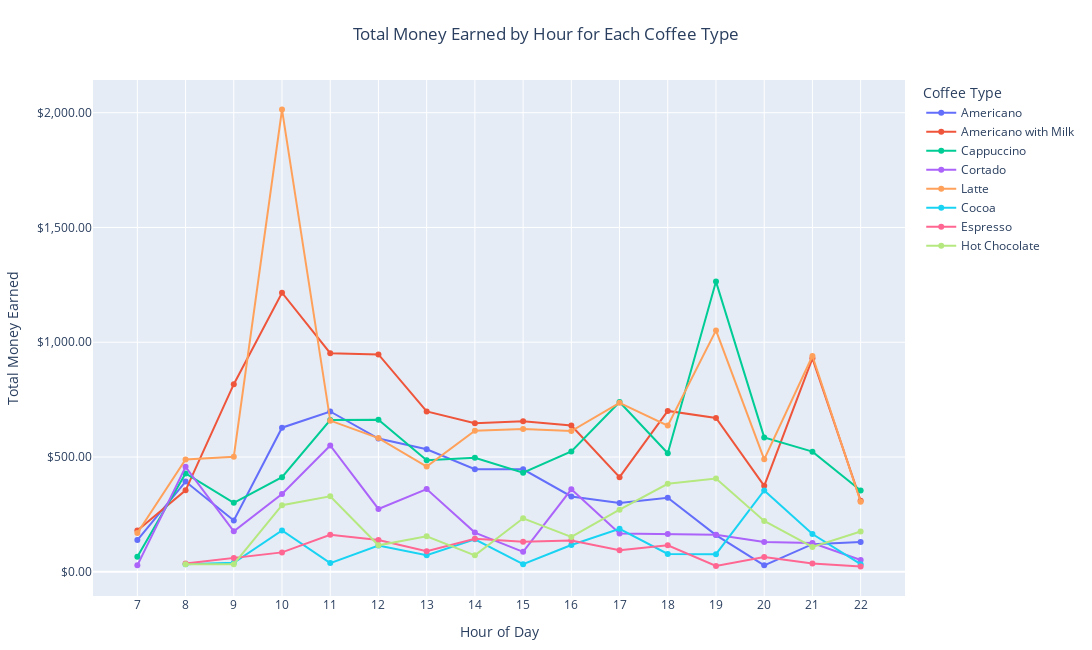

The cell this chart's notebook holds for it:
### Markdown cell above
<h1 style="color: #774936; font-size: 18px; font-weight: 500">&#9749; Total Money Earned by Hour for Each Coffee Type &#9749;</h1>

### Code cell
df_hourly = df.groupby(['hour', 'coffee_name'])['money'].sum().reset_index()

fig = px.line(df_hourly, x='hour', y='money', color='coffee_name',
              labels={'hour': 'Hour of Day', 'money': 'Total Money Earned', 'coffee_name': 'Coffee Type'},
              title='Total Money Earned by Hour for Each Coffee Type',
              markers=True)

fig.update_layout(
    xaxis_title='Hour of Day',
    yaxis_title='Total Money Earned',
    xaxis=dict(tickmode='linear'),
    yaxis=dict(tickformat='$,.2f'),
    legend_title='Coffee Type',
    title_x=0.5
)

fig.update_layout(
    height=650,
    width=1300,
    margin=dict(t=80, b=40, l=40, r=40)
)

fig.update_traces(
    hoverlabel=dict(
        font=dict(
            color='#ffffff'
        )
    ),
    hovertemplate='<b>Hour:</b> %{x}<br><b>Total Money:</b> $%{y:.2f}<extra></extra>'
)

fig.update_layout(
    xaxis_title='Hour of Day',
    yaxis_title='Total Money Earned',
    xaxis=dict(tickmode='linear'),
    yaxis=dict(tickformat='$,.2f'),
    legend_title='Coffee Type',
    title_x=0.5
)

fig.show()

### Figure 1 — Plotly figure (JSON) as saved in the notebook; plotly's stock layout.template omitted (floating-point values rounded to 4 significant figures)
{"data": [{"hoverlabel": {"font": {"color": "#ffffff"}}, "hovertemplate": "<b>Hour:</b> %{x}<br><b>Total Money:</b> $%{y:.2f}<extra></extra>", "legendgroup": "Americano", "line": {"color": "#636efa", "dash": "solid"}, "marker": {"symbol": "circle"}, "mode": "lines+markers", "name": "Americano", "orientation": "v", "showlegend": true, "type": "scatter", "x": [7, 8, 9, 10, 11, 12, 13, 14, 15, 16, 17, 18, 19, 20, 21, 22], "xaxis": "x", "y": [137.9, 392.8, 223.0, 627.6, 698.2, 580.0, 533.4, 446.9, 446.1, 328.2, 299.4, 322.3, 159.8, 27.92, 120, 129.8], "yaxis": "y"}, {"hoverlabel": {"font": {"color": "#ffffff"}}, "hovertemplate": "<b>Hour:</b> %{x}<br><b>Total Money:</b> $%{y:.2f}<extra></extra>", "legendgroup": "Americano with Milk", "line": {"color": "#EF553B", "dash": "solid"}, "marker": {"symbol": "circle"}, "mode": "lines+markers", "name": "Americano with Milk", "orientation": "v", "showlegend": true, "type": "scatter", "x": [7, 8, 9, 10, 11, 12, 13, 14, 15, 16, 17, 18, 19, 20, 21, 22], "xaxis": "x", "y": [179.5, 354.6, 817.2, 1216.0, 952.2, 946.8, 698.5, 646.8, 656.1, 637, 412.2, 700.7, 669.6, 374.2, 929.6, 309.8], "yaxis": "y"}, {"hoverlabel": {"font": {"color": "#ffffff"}}, "hovertemplate": "<b>Hour:</b> %{x}<br><b>Total Money:</b> $%{y:.2f}<extra></extra>", "legendgroup": "Cappuccino", "line": {"color": "#00cc96", "dash": "solid"}, "marker": {"symbol": "circle"}, "mode": "lines+markers", "name": "Cappuccino", "orientation": "v", "showlegend": true, "type": "scatter", "x": [7, 8, 9, 10, 11, 12, 13, 14, 15, 16, 17, 18, 19, 20, 21, 22], "xaxis": "x", "y": [65.64, 428.1, 300.3, 411.6, 661.0, 662.3, 486.1, 496.2, 431.4, 523.8, 739.6, 516.3, 1264.0, 585.2, 523.2, 354.0], "yaxis": "y"}, {"hoverlabel": {"font": {"color": "#ffffff"}}, "hovertemplate": "<b>Hour:</b> %{x}<br><b>Total Money:</b> $%{y:.2f}<extra></extra>", "legendgroup": "Cortado", "line": {"color": "#ab63fa", "dash": "solid"}, "marker": {"symbol": "circle"}, "mode": "lines+markers", "name": "Cortado", "orientation": "v", "showlegend": true, "type": "scatter", "x": [7, 8, 9, 10, 11, 12, 13, 14, 15, 16, 17, 18, 19, 20, 21, 22], "xaxis": "x", "y": [27.92, 457.0, 175.8, 338.6, 550.2, 273.6, 360.0, 170.5, 86.82, 359.0, 166.5, 164.6, 160.7, 129.8, 124.9, 50.94], "yaxis": "y"}, {"hoverlabel": {"font": {"color": "#ffffff"}}, "hovertemplate": "<b>Hour:</b> %{x}<br><b>Total Money:</b> $%{y:.2f}<extra></extra>", "legendgroup": "Latte", "line": {"color": "#FFA15A", "dash": "solid"}, "marker": {"symbol": "circle"}, "mode": "lines+markers", "name": "Latte", "orientation": "v", "showlegend": true, "type": "scatter", "x": [7, 8, 9, 10, 11, 12, 13, 14, 15, 16, 17, 18, 19, 20, 21, 22], "xaxis": "x", "y": [169, 488.9, 500.9, 2014.0, 658.3, 582.3, 458.0, 614.8, 622.0, 612.8, 736.1, 636.6, 1051.0, 489.9, 940.0, 305.2], "yaxis": "y"}, {"hoverlabel": {"font": {"color": "#ffffff"}}, "hovertemplate": "<b>Hour:</b> %{x}<br><b>Total Money:</b> $%{y:.2f}<extra></extra>", "legendgroup": "Cocoa", "line": {"color": "#19d3f3", "dash": "solid"}, "marker": {"symbol": "circle"}, "mode": "lines+markers", "name": "Cocoa", "orientation": "v", "showlegend": true, "type": "scatter", "x": [8, 9, 10, 11, 12, 13, 14, 15, 16, 17, 18, 19, 20, 21, 22], "xaxis": "x", "y": [32.82, 39, 179.8, 37.72, 114.1, 71.52, 141.1, 32.82, 116.4, 186.9, 77.4, 76.42, 354.0, 164.1, 32.82], "yaxis": "y"}, {"hoverlabel": {"font": {"color": "#ffffff"}}, "hovertemplate": "<b>Hour:</b> %{x}<br><b>Total Money:</b> $%{y:.2f}<extra></extra>", "legendgroup": "Espresso", "line": {"color": "#FF6692", "dash": "solid"}, "marker": {"symbol": "circle"}, "mode": "lines+markers", "name": "Espresso", "orientation": "v", "showlegend": true, "type": "scatter", "x": [8, 9, 10, 11, 12, 13, 14, 15, 16, 17, 18, 19, 20, 21, 22], "xaxis": "x", "y": [36.24, 60.24, 84.26, 160.6, 138.2, 89.14, 143.5, 130.3, 136.2, 94.04, 115.1, 25, 64.16, 36.24, 23.02], "yaxis": "y"}, {"hoverlabel": {"font": {"color": "#ffffff"}}, "hovertemplate": "<b>Hour:</b> %{x}<br><b>Total Money:</b> $%{y:.2f}<extra></extra>", "legendgroup": "Hot Chocolate", "line": {"color": "#B6E880", "dash": "solid"}, "marker": {"symbol": "circle"}, "mode": "lines+markers", "name": "Hot Chocolate", "orientation": "v", "showlegend": true, "type": "scatter", "x": [8, 9, 10, 11, 12, 13, 14, 15, 16, 17, 18, 19, 20, 21, 22], "xaxis": "x", "y": [32.82, 32.82, 290, 329.0, 115.1, 154.8, 71.52, 232.8, 151.9, 270.2, 383.1, 406.4, 221.4, 108.3, 175.2], "yaxis": "y"}], "layout": {"height": 650, "legend": {"title": {"text": "Coffee Type"}, "tracegroupgap": 0}, "margin": {"b": 40, "l": 40, "r": 40, "t": 80}, "title": {"text": "Total Money Earned by Hour for Each Coffee Type", "x": 0.5}, "width": 1300, "xaxis": {"anchor": "y", "domain": [0, 1], "tickmode": "linear", "title": {"text": "Hour of Day"}}, "yaxis": {"anchor": "x", "domain": [0, 1], "tickformat": "$,.2f", "title": {"text": "Total Money Earned"}}}}
